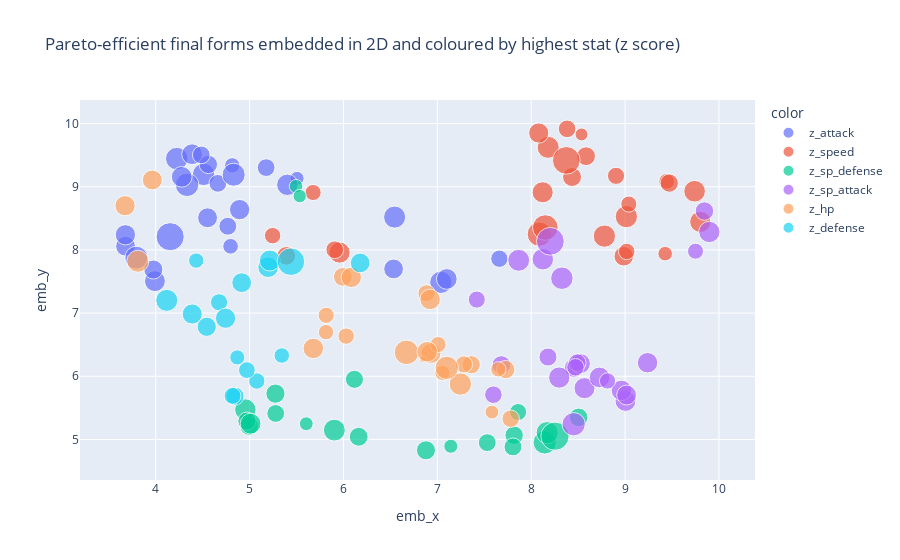

Source (notebook cell):
### Code cell
# Interactive graph of pareto efficient final forms, coloured by that pokemon's best stat (in z score terms)
fig = px.scatter(data_frame=pareto_only,
                 x='emb_x',
                 y='emb_y', 
                 hover_name='name',
                 color=highest_stat,
                 size='scaled_total_z',
                 hover_data={s:':.2f' for s in ['total_z'] + zstat_names},
                title="Pareto-efficient final forms embedded in 2D and coloured by highest stat (z score)")
fig.show()

### Figure 1 — Plotly figure (JSON) as saved in the notebook; plotly's stock layout.template omitted (floating-point values rounded to 4 significant figures; data arrays with more than 128 entries replaced by an {"elided": "..."} marker saying what was removed)
{"data": [{"customdata": {"elided": "28x7 float values"}, "hovertemplate": "<b>%{hovertext}</b><br><br>color=z_attack<br>emb_x=%{x}<br>emb_y=%{y}<br>scaled_total_z=%{marker.size}<br>total_z=%{customdata[0]:.2f}<br>z_attack=%{customdata[1]:.2f}<br>z_defense=%{customdata[2]:.2f}<br>z_sp_attack=%{customdata[3]:.2f}<br>z_sp_defense=%{customdata[4]:.2f}<br>z_speed=%{customdata[5]:.2f}<br>z_hp=%{customdata[6]:.2f}<extra></extra>", "hovertext": ["rillaboom", "unfezant", "drednaw", "tsareena", "mamoswine", "mudsdale", "kingler", "hitmonlee", "gallade", "gyarados", "centiskorch", "excadrill", "gigalith", "conkeldurr", "flareon", "flapple", "sirfetchd", "grimmsnarl", "bisharp", "sawk", "rhyperior", "escavalier", "braviary", "haxorus", "passimian", "darmanitan-standard-galar", "dracozolt", "tyranitar"], "legendgroup": "z_attack", "marker": {"color": "#636efa", "size": [4.362, 2.742, 2.737, 3.592, 4.427, 3.414, 2.122, 1.701, 3.979, 4.806, 4.306, 3.737, 3.801, 3.59, 4.229, 2.611, 3.437, 3.733, 2.785, 2.037, 4.572, 3.173, 3.724, 4.619, 2.946, 2.731, 3.388, 6.875], "sizemode": "area", "sizeref": 0.01739, "symbol": "circle"}, "mode": "markers", "name": "z_attack", "orientation": "v", "showlegend": true, "type": "scatter", "x": [4.51, 5.176, 4.662, 4.894, 4.225, 3.679, 4.797, 5.506, 5.402, 4.334, 7.037, 4.387, 3.992, 3.677, 6.545, 7.661, 4.553, 7.101, 4.768, 4.815, 3.794, 3.975, 4.277, 4.83, 4.561, 4.486, 6.534, 4.154], "xaxis": "x", "y": [9.195, 9.303, 9.053, 8.638, 9.445, 8.058, 8.057, 9.132, 9.03, 9.03, 7.487, 9.515, 7.506, 8.239, 8.52, 7.86, 8.509, 7.54, 8.375, 9.339, 7.877, 7.69, 9.157, 9.19, 9.353, 9.504, 7.699, 8.209], "yaxis": "y"}, {"customdata": {"elided": "26x7 float values"}, "hovertemplate": "<b>%{hovertext}</b><br><br>color=z_speed<br>emb_x=%{x}<br>emb_y=%{y}<br>scaled_total_z=%{marker.size}<br>total_z=%{customdata[0]:.2f}<br>z_attack=%{customdata[1]:.2f}<br>z_defense=%{customdata[2]:.2f}<br>z_sp_attack=%{customdata[3]:.2f}<br>z_sp_defense=%{customdata[4]:.2f}<br>z_speed=%{customdata[5]:.2f}<br>z_hp=%{customdata[6]:.2f}<extra></extra>", "hovertext": ["cinderace", "inteleon", "obstagoon", "dubwool", "manectric", "ninetales", "arcanine", "ninjask", "noivern", "barraskewda", "raichu", "jolteon", "meowstic-male", "whimsicott", "accelgor", "drapion", "weavile", "mimikyu-disguised", "cramorant", "durant", "hawlucha", "flygon", "rapidash-galar", "charizard", "silvally", "dragapult"], "legendgroup": "z_speed", "marker": {"color": "#EF553B", "size": [4.236, 4.082, 3.881, 2.744, 2.175, 3.329, 5.168, 1.451, 4.309, 2.706, 2.576, 3.925, 1.847, 2.249, 2.904, 3.025, 3.552, 2.28, 2.351, 2.351, 3.088, 3.874, 3.119, 4.321, 5.685, 6.673], "sizemode": "area", "sizeref": 0.01739, "symbol": "circle"}, "mode": "markers", "name": "z_speed", "orientation": "v", "showlegend": true, "type": "scatter", "x": [8.181, 9.74, 5.959, 5.907, 9.443, 8.986, 8.087, 8.536, 9.013, 8.382, 8.904, 9.801, 9.427, 9.04, 9.471, 5.392, 8.08, 5.676, 9.017, 5.245, 8.584, 8.122, 8.435, 8.78, 8.15, 8.374], "xaxis": "x", "y": [9.623, 8.929, 7.957, 8.002, 9.084, 7.9, 8.25, 9.828, 8.527, 9.916, 9.172, 8.444, 7.94, 8.725, 9.057, 7.907, 9.85, 8.909, 7.976, 8.225, 9.483, 8.912, 9.154, 8.218, 8.354, 9.417], "yaxis": "y"}, {"customdata": {"elided": "23x7 float values"}, "hovertemplate": "<b>%{hovertext}</b><br><br>color=z_sp_defense<br>emb_x=%{x}<br>emb_y=%{y}<br>scaled_total_z=%{marker.size}<br>total_z=%{customdata[0]:.2f}<br>z_attack=%{customdata[1]:.2f}<br>z_defense=%{customdata[2]:.2f}<br>z_sp_attack=%{customdata[3]:.2f}<br>z_sp_defense=%{customdata[4]:.2f}<br>z_speed=%{customdata[5]:.2f}<br>z_hp=%{customdata[6]:.2f}<extra></extra>", "hovertext": ["orbeetle", "ludicolo", "bellossom", "claydol", "hitmonchan", "hitmontop", "bronzong", "eldegoss", "dusknoir", "milotic", "pyukumuku", "alcremie", "umbreon", "sylveon", "araquanid", "scrafty", "shuckle", "gothitelle", "toxapex", "aegislash-shield", "oranguru", "mantine", "goodra"], "legendgroup": "z_sp_defense", "marker": {"color": "#00cc96", "size": [3.168, 2.537, 2.848, 3.094, 1.613, 1.556, 3.196, 1.714, 3.97, 4.706, 0, 3.006, 4.17, 4.276, 1.664, 2.746, 3.035, 2.766, 2.859, 3.741, 2.931, 2.785, 6.956], "sizemode": "area", "sizeref": 0.01739, "symbol": "circle"}, "mode": "markers", "name": "z_sp_defense", "orientation": "v", "showlegend": true, "type": "scatter", "x": [6.879, 7.861, 6.117, 6.162, 5.495, 5.534, 5.275, 7.144, 4.955, 8.144, 4.867, 8.505, 5.903, 8.17, 5.604, 5.278, 4.996, 7.532, 4.972, 5.011, 7.818, 7.805, 8.253], "xaxis": "x", "y": [4.828, 5.434, 5.952, 5.043, 9.007, 8.852, 5.725, 4.892, 5.473, 4.953, 5.398, 5.349, 5.148, 5.108, 5.249, 5.412, 5.213, 4.95, 5.29, 5.25, 5.068, 4.882, 5.052], "yaxis": "y"}, {"customdata": {"elided": "24x7 float values"}, "hovertemplate": "<b>%{hovertext}</b><br><br>color=z_sp_attack<br>emb_x=%{x}<br>emb_y=%{y}<br>scaled_total_z=%{marker.size}<br>total_z=%{customdata[0]:.2f}<br>z_attack=%{customdata[1]:.2f}<br>z_defense=%{customdata[2]:.2f}<br>z_sp_attack=%{customdata[3]:.2f}<br>z_sp_defense=%{customdata[4]:.2f}<br>z_speed=%{customdata[5]:.2f}<br>z_hp=%{customdata[6]:.2f}<extra></extra>", "hovertext": ["vikavolt", "vileplume", "roserade", "vanilluxe", "gardevoir", "gengar", "octillery", "espeon", "glaceon", "cursola", "hatterene", "clefable", "togekiss", "reuniclus", "beheeyem", "chandelure", "lucario", "polteageist", "indeedee-male", "drampa", "frosmoth", "mr-rime", "duraludon", "hydreigon"], "legendgroup": "z_sp_attack", "marker": {"color": "#ab63fa", "size": [3.112, 2.837, 3.634, 4.388, 3.812, 2.994, 2.542, 3.947, 3.872, 3.715, 3.496, 2.696, 4.727, 3.02, 2.701, 3.67, 4.019, 3.431, 2.228, 2.645, 2.291, 3.943, 4.16, 6.719], "sizemode": "area", "sizeref": 0.01739, "symbol": "circle"}, "mode": "markers", "name": "z_sp_attack", "orientation": "v", "showlegend": true, "type": "scatter", "x": [8.454, 8.179, 9.24, 8.327, 9.004, 9.845, 7.42, 9.897, 8.568, 8.728, 8.523, 7.597, 8.452, 7.682, 8.49, 8.961, 8.124, 9.016, 9.75, 8.472, 8.813, 8.299, 7.867, 8.204], "xaxis": "x", "y": [6.134, 6.305, 6.214, 7.552, 5.61, 8.615, 7.214, 8.284, 5.812, 5.982, 6.201, 5.709, 5.241, 6.178, 6.215, 5.776, 7.852, 5.703, 7.979, 6.142, 5.926, 5.979, 7.836, 8.136], "yaxis": "y"}, {"customdata": {"elided": "25x7 float values"}, "hovertemplate": "<b>%{hovertext}</b><br><br>color=z_hp<br>emb_x=%{x}<br>emb_y=%{y}<br>scaled_total_z=%{marker.size}<br>total_z=%{customdata[0]:.2f}<br>z_attack=%{customdata[1]:.2f}<br>z_defense=%{customdata[2]:.2f}<br>z_sp_attack=%{customdata[3]:.2f}<br>z_sp_defense=%{customdata[4]:.2f}<br>z_speed=%{customdata[5]:.2f}<br>z_hp=%{customdata[6]:.2f}<extra></extra>", "hovertext": ["noctowl", "corviknight", "greedent", "musharna", "bewear", "drifblim", "skuntank", "seismitoad", "coalossal", "vaporeon", "appletun", "aromatisse", "wobbuffet", "lanturn", "stunfisk-galar", "whiscash", "gastrodon", "throh", "snorlax", "mandibuzz", "copperajah", "jellicent", "hippowdon", "wailord", "lapras"], "legendgroup": "z_hp", "marker": {"color": "#FFA15A", "size": [1.663, 3.077, 2.062, 2.935, 3.461, 3.473, 2.559, 3.647, 3.666, 4.363, 2.877, 2.048, 0.4036, 2.02, 2.347, 2.225, 2.556, 2.275, 5.25, 3.617, 3.574, 2.65, 4.185, 3.673, 4.723], "sizemode": "area", "sizeref": 0.01739, "symbol": "circle"}, "mode": "markers", "name": "z_hp", "orientation": "v", "showlegend": true, "type": "scatter", "x": [7.582, 5.994, 5.814, 7.728, 3.964, 6.931, 6.884, 6.923, 5.679, 7.245, 7.361, 7.65, 6.846, 7.054, 6.028, 7.008, 7.283, 5.816, 6.672, 6.083, 3.674, 7.781, 3.81, 6.892, 7.1], "xaxis": "x", "y": [5.433, 7.574, 6.698, 6.106, 9.107, 6.362, 7.314, 7.216, 6.441, 5.877, 6.183, 6.11, 6.268, 6.053, 6.636, 6.503, 6.188, 6.965, 6.378, 7.565, 8.699, 5.329, 7.82, 6.389, 6.134], "yaxis": "y"}, {"customdata": [[-0.7247, 0.5306, 1.111, -0.5145, -0.5134, -0.8241, -0.5138], [0.4131, 0.3447, 0.7892, -0.3426, -0.1367, 0.6723, -0.9138], [0.2604, 0.1588, 2.878, 0.1731, -1.643, 0.007209, -1.314], [-0.07679, -0.2129, 3.521, -0.8584, -0.8901, -1.323, -0.3138], [-0.4459, 0.1217, 1.303, -0.8927, 1.031, -1.655, -0.3538], [0.536, 0.7164, 1.271, -0.6864, -0.8901, 0.8385, -0.7138], [0.9277, 1.274, 1.593, -0.6864, 0.05163, -0.9904, -0.3138], [-1.318, -0.2129, 1.593, 0.1731, -0.7017, -1.655, -0.5138], [0.1059, 0.6049, 1.111, -0.5145, -0.7017, 0.04046, -0.4338], [-0.818, 0.1588, 1.753, -1.03, 0.6167, -1.323, -0.9937], [-0.9436, -1.514, 1.753, 0.5169, 0.6167, -1.323, -0.9937], [-0.8356, -0.4731, 1.432, 0.3794, -0.1367, -1.123, -0.9138], [0.238, 0.9766, 3.007, -1.237, -1.606, -1.389, 0.4861], [-1.248, 1.274, 1.432, -2.062, -2.585, 0.007209, 0.6861], [-1.205, -0.3988, 0.6285, -0.5145, 0.05163, -0.6579, -0.3138], [0.07193, -0.02704, 0.307, -0.3426, -0.3251, 0.1735, 0.2861], [3.325, 0.7164, 1.111, 0.6888, 0.6167, 0.506, -0.3138]], "hovertemplate": "<b>%{hovertext}</b><br><br>color=z_defense<br>emb_x=%{x}<br>emb_y=%{y}<br>scaled_total_z=%{marker.size}<br>total_z=%{customdata[0]:.2f}<br>z_attack=%{customdata[1]:.2f}<br>z_defense=%{customdata[2]:.2f}<br>z_sp_attack=%{customdata[3]:.2f}<br>z_sp_defense=%{customdata[4]:.2f}<br>z_speed=%{customdata[5]:.2f}<br>z_hp=%{customdata[6]:.2f}<extra></extra>", "hovertext": ["crustle", "klinklang", "cloyster", "steelix", "ferrothorn", "leafeon", "golisopod", "torkoal", "sandaconda", "runerigus", "cofagrigus", "turtonator", "avalugg", "stonjourner", "eiscue-ice", "dracovish", "kommo-o"], "legendgroup": "z_defense", "marker": {"color": "#19d3f3", "size": [2.574, 3.712, 3.559, 3.222, 2.853, 3.834, 4.226, 1.98, 3.404, 2.48, 2.355, 2.463, 3.536, 2.051, 2.094, 3.37, 6.623], "sizemode": "area", "sizeref": 0.01739, "symbol": "circle"}, "mode": "markers", "name": "z_defense", "orientation": "v", "showlegend": true, "type": "scatter", "x": [4.675, 5.198, 4.744, 4.544, 4.845, 5.216, 4.118, 4.869, 4.916, 4.818, 5.076, 4.971, 4.389, 4.432, 5.343, 6.178, 5.44], "xaxis": "x", "y": [7.171, 7.727, 6.919, 6.783, 5.685, 7.832, 7.201, 6.299, 7.482, 5.69, 5.925, 6.098, 6.985, 7.831, 6.328, 7.794, 7.814], "yaxis": "y"}], "layout": {"legend": {"itemsizing": "constant", "title": {"text": "color"}, "tracegroupgap": 0}, "title": {"text": "Pareto-efficient final forms embedded in 2D and coloured by highest stat (z score)"}, "xaxis": {"anchor": "y", "domain": [0, 1], "title": {"text": "emb_x"}}, "yaxis": {"anchor": "x", "domain": [0, 1], "title": {"text": "emb_y"}}}}
